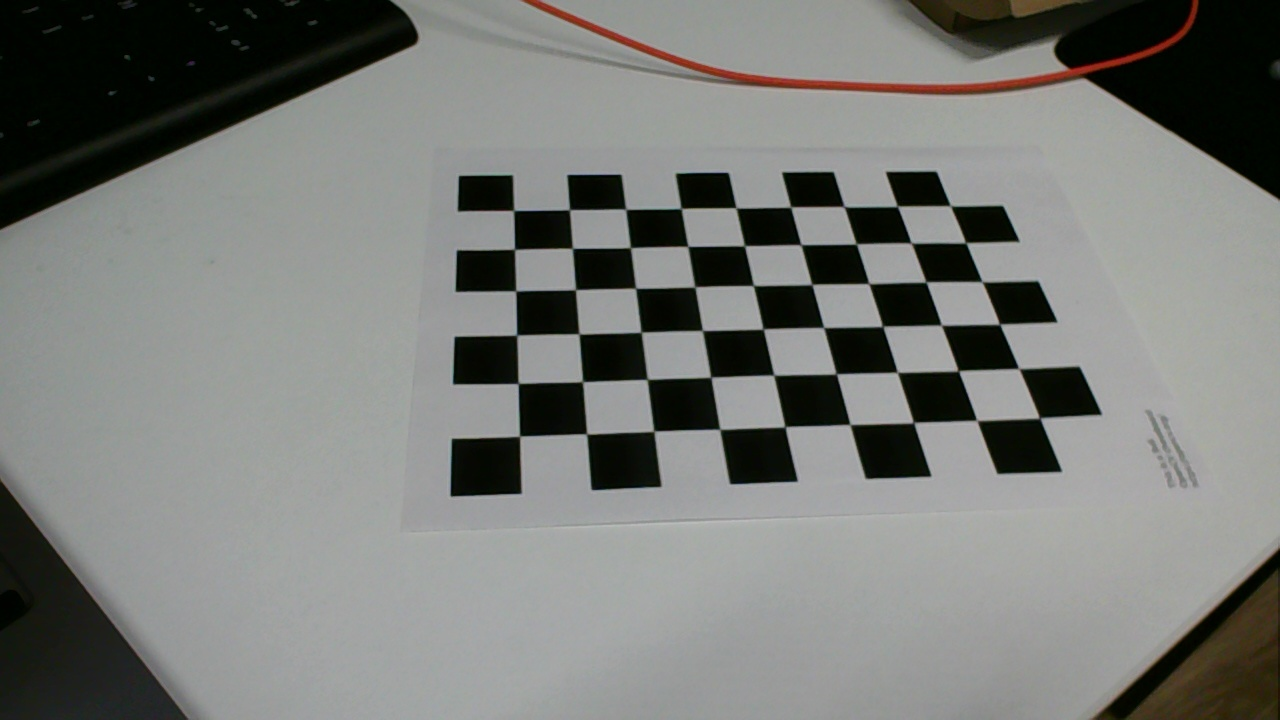
#> input picture calibration_data/images/left_004.jpg, 1280 x 720 px, given in place of the camera
$ python calibration.py   (older library calls are emulated)
#> lines starting #> are read from the running program, lines starting #| are printed output that depends on the picture; after the words box and inside, x2 and y2 are one past the last pixel; in counts of white or black regions, pixels touching at a corner belong together
#> the answer given: 1
### camera_test.py
#!/usr/bin/env python3
"""
camera_test.py — Тест USB стереокамеры.

Автоматически определяет разрешение, FPS и показывает
разделённые Left/Right кадры для визуальной проверки.
"""

import cv2
import sys
import time
import numpy as np


# Доступные разрешения стереокамер (side-by-side)
STEREO_RESOLUTIONS = {
    "hd":  (2560, 720),   # 1280×720 на глаз
    "fhd": (3840, 1080),  # 1920×1080 на глаз
}


def ask_resolution():
    """
    Интерактивный выбор разрешения стереокамеры.

    Returns:
        (width, height) — side-by-side разрешение
    """
    print("\n📺 Выберите разрешение стереокамеры:")
    print("   [1] HD   (1280×720  на глаз, side-by-side 2560×720)")
    print("   [2] FHD  (1920×1080 на глаз, side-by-side 3840×1080)")

    while True:
        try:
            choice = input("   Ваш выбор (1/2): ").strip()
            if choice == "1":
                res = STEREO_RESOLUTIONS["hd"]
                print(f"   ✅ Выбрано: HD ({res[0]}×{res[1]})")
                return res
            elif choice == "2":
                res = STEREO_RESOLUTIONS["fhd"]
                print(f"   ✅ Выбрано: FHD ({res[0]}×{res[1]})")
                return res
            else:
                print("   ⚠️  Введите 1 или 2")
        except (EOFError, KeyboardInterrupt):
            print("\n   Используется HD по умолчанию")
            return STEREO_RESOLUTIONS["hd"]
#> this loop made 1 pass; the answer given on pass 1: 1


def find_stereo_camera(preferred_index=None, resolution=None):
    """
    Поиск подключённой стереокамеры среди доступных устройств.

    Args:
        preferred_index: Если указан, пробуем этот индекс первым
        resolution: (width, height) side-by-side разрешение.
                    Если None — спрашивает интерактивно.

    Returns:
        (cap, index, resolution) или (None, -1, None)
    """
    if resolution is None:
        resolution = ask_resolution()

    res_w, res_h = resolution
    print(f"\n🔍 Поиск стереокамеры ({res_w}×{res_h})...")

    # Если указан конкретный индекс — пробуем его
    if preferred_index is not None:
        cap = cv2.VideoCapture(preferred_index)
        if cap.isOpened():
            cap.set(cv2.CAP_PROP_FOURCC, cv2.VideoWriter_fourcc(*"MJPG"))
            cap.set(cv2.CAP_PROP_FRAME_WIDTH, res_w)
            cap.set(cv2.CAP_PROP_FRAME_HEIGHT, res_h)
            ret, frame = cap.read()
            if ret and frame is not None:
                h, w = frame.shape[:2]
                print(f"  ✅ Камера #{preferred_index}: {w}×{h}")
                return cap, preferred_index, resolution
        if cap.isOpened():
            cap.release()

    # Сканируем все камеры
    cameras = []
    stereo_candidate = None

    for index in range(10):
        cap = cv2.VideoCapture(index)
        if not cap.isOpened():
            # На macOS, если камера не открылась — дальше тоже не будет
            if index > 1 and not cameras:
                break
            continue

        # Пробуем установить MJPG и разрешение стерео
        cap.set(cv2.CAP_PROP_FOURCC, cv2.VideoWriter_fourcc(*"MJPG"))
        cap.set(cv2.CAP_PROP_FRAME_WIDTH, res_w)
        cap.set(cv2.CAP_PROP_FRAME_HEIGHT, res_h)

        ret, frame = cap.read()
#> frame is the input picture: shape (720, 1280, 3); mean B, G, R 119.6, 123, 121.3
        if ret and frame is not None:
            h, w = frame.shape[:2]
#> h = 720; w = 1280
            ratio = w / h if h > 0 else 0
#> ratio = 1.78
            cameras.append({"index": index, "width": w, "height": h, "ratio": ratio, "cap": cap})
            print(f"  📷 Камера #{index}: {w}×{h} (ratio {ratio:.2f})")
#|   📷 Камера #0: 1280×720 (ratio 1.78)

            # Стереокамера side-by-side: ширина > 2.5 × высота
            if ratio > 2.5 and stereo_candidate is None:
                stereo_candidate = cameras[-1]
                # Нашли стерео — хватит сканировать
                break
        else:
            cap.release()

    # Если нашли настоящую стерео — используем её
    if stereo_candidate is not None:
        # Освобождаем остальные камеры
        for cam in cameras:
            if cam["index"] != stereo_candidate["index"]:
                cam["cap"].release()
        print(f"\n  ✅ Найдена стереокамера на индексе {stereo_candidate['index']}")
        return stereo_candidate["cap"], stereo_candidate["index"], resolution

    # Стерео не найдена — предлагаем выбрать вручную
    if cameras:
        print(f"\n  ⚠️  Стереокамера (ratio > 2.5) не найдена автоматически.")
        print(f"  Убедитесь, что USB стереокамера подключена.")
        print(f"\n  Доступные камеры:")
        for cam in cameras:
            marker = " ← вероятно встроенная" if cam["ratio"] < 2.0 else ""
            print(f"    [{cam['index']}] {cam['width']}×{cam['height']} (ratio {cam['ratio']:.2f}){marker}")

        try:
            choice = input(f"\n  Выберите индекс камеры (или Enter для отмены): ").strip()
#> the answer given: 1
            if choice:
                chosen_idx = int(choice)
                for cam in cameras:
                    if cam["index"] == chosen_idx:
                        # Освобождаем остальные
                        for other in cameras:
                            if other["index"] != chosen_idx:
                                other["cap"].release()
                        return cam["cap"], cam["index"], resolution
        except (ValueError, EOFError):
            pass

        # Освобождаем все камеры
        for cam in cameras:
            cam["cap"].release()

    return None, -1, None


# [93 lines left out: functions test_camera, main, not called in this run]


# [2 lines that do not run on import are left out]

### calibration.py
#!/usr/bin/env python3
"""
calibration.py — Калибровка стереокамеры.

Этапы:
1. Захват пар изображений шахматной доски
2. Нахождение углов и sub-pixel уточнение
3. Калибровка каждой камеры (intrinsic)
4. Стерео-калибровка (extrinsic: R, T)
5. Ректификация (stereoRectify)
6. Сохранение remap-карт в .npz
"""

import cv2
import numpy as np
import os
import sys
import glob
import time


# --- Конфигурация ---
CHECKERBOARD = (9, 6)  # Внутренние углы шахматной доски (cols, rows)
SQUARE_SIZE_MM = 25.0  # Размер клетки в мм (измерьте свою доску!)

CALIBRATION_DIR = "calibration_data"
IMAGES_DIR = os.path.join(CALIBRATION_DIR, "images")
RESULTS_FILE = os.path.join(CALIBRATION_DIR, "stereo_calibration.npz")

MIN_PAIRS = 15  # Минимальное кол-во пар для калибровки


def setup_directories():
    """Создаёт необходимые директории."""
    os.makedirs(IMAGES_DIR, exist_ok=True)
    print(f"📁 Директория калибровки: {CALIBRATION_DIR}")


def capture_calibration_images():
    """
    Интерактивный захват пар изображений для калибровки.
    Нажмите SPACE для захвата, Q для завершения.
    """
    from camera_test import find_stereo_camera

    cap, index, resolution = find_stereo_camera()
    if cap is None:
        print("❌ Стереокамера не найдена!")
        sys.exit(1)

    width = int(cap.get(cv2.CAP_PROP_FRAME_WIDTH))
    height = int(cap.get(cv2.CAP_PROP_FRAME_HEIGHT))
    mid = width // 2

    pair_count = len(glob.glob(os.path.join(IMAGES_DIR, "left_*.jpg")))
    print(f"\n📸 Захват калибровочных изображений")
    print(f"   Уже есть пар: {pair_count}")
    print(f"   Минимум нужно: {MIN_PAIRS}")
    print(f"   Шахматная доска: {CHECKERBOARD[0]}×{CHECKERBOARD[1]} внутр. углов")
    print(f"\n   SPACE — захват пары")
    print(f"   Q — завершить захват\n")

    criteria = (cv2.TERM_CRITERIA_EPS + cv2.TERM_CRITERIA_MAX_ITER, 30, 0.001)

    while True:
        ret, frame = cap.read()
        if not ret:
            break

        left = frame[:, :mid]
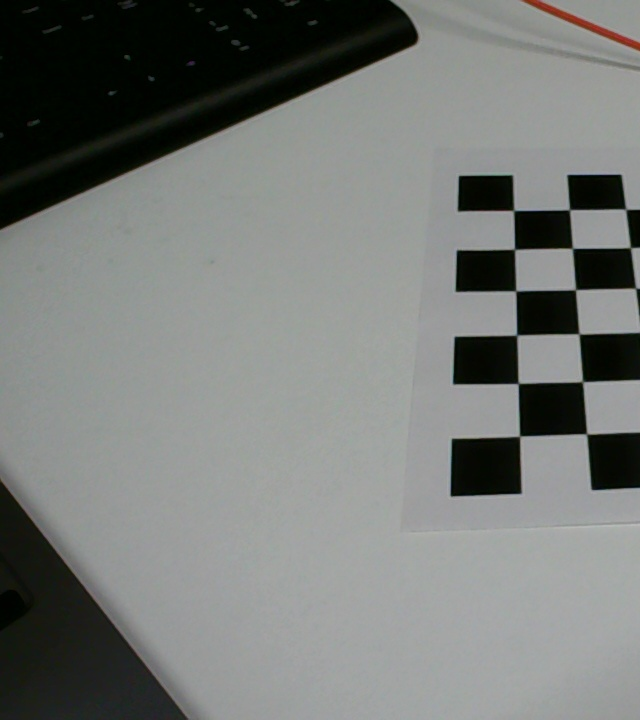
#> left: shape (720, 640, 3); mean B, G, R 118.8, 121.6, 118.7
        right = frame[:, mid:]
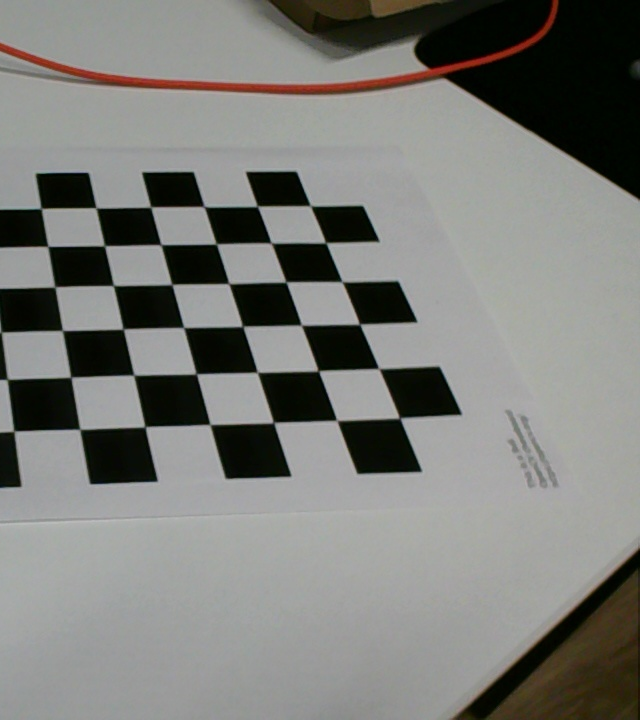
#> right: shape (720, 640, 3); mean B, G, R 120.3, 124.3, 123.8

        # Показываем кадры с подсказками
        display = frame.copy()

        # Пробуем найти шахматную доску для визуальной обратной связи
        gray_l = cv2.cvtColor(left, cv2.COLOR_BGR2GRAY)
        gray_r = cv2.cvtColor(right, cv2.COLOR_BGR2GRAY)
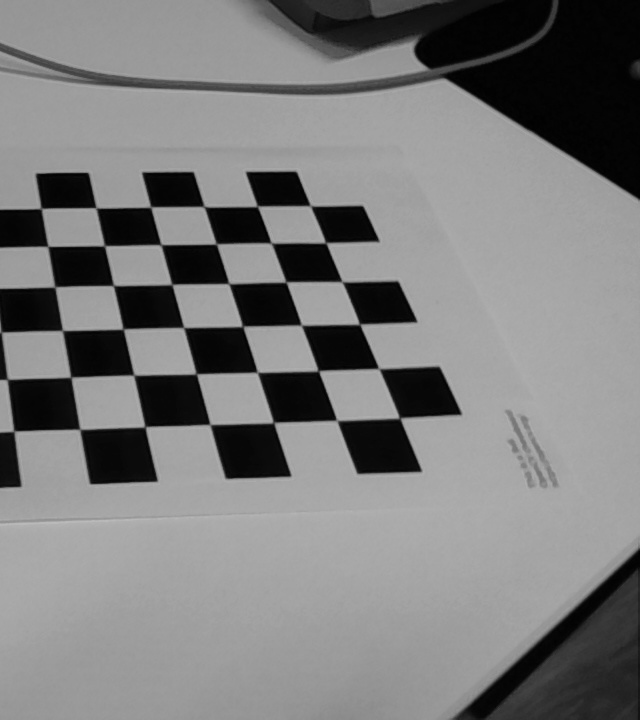
#> gray_r: shape (720, 640); min 0, max 188, mean 123.7

        found_l, corners_l = cv2.findChessboardCorners(gray_l, CHECKERBOARD, None)
        found_r, corners_r = cv2.findChessboardCorners(gray_r, CHECKERBOARD, None)

        if found_l:
            cv2.drawChessboardCorners(display[:, :mid], CHECKERBOARD, corners_l, found_l)
        if found_r:
            cv2.drawChessboardCorners(display[:, mid:], CHECKERBOARD, corners_r, found_r)

        # Индикатор статуса
        status_color = (0, 255, 0) if (found_l and found_r) else (0, 0, 255)
        status_text = "READY" if (found_l and found_r) else "NO BOARD"
        cv2.putText(display, f"Pairs: {pair_count}/{MIN_PAIRS} | {status_text}",
                    (10, 30), cv2.FONT_HERSHEY_SIMPLEX, 0.8, status_color, 2)
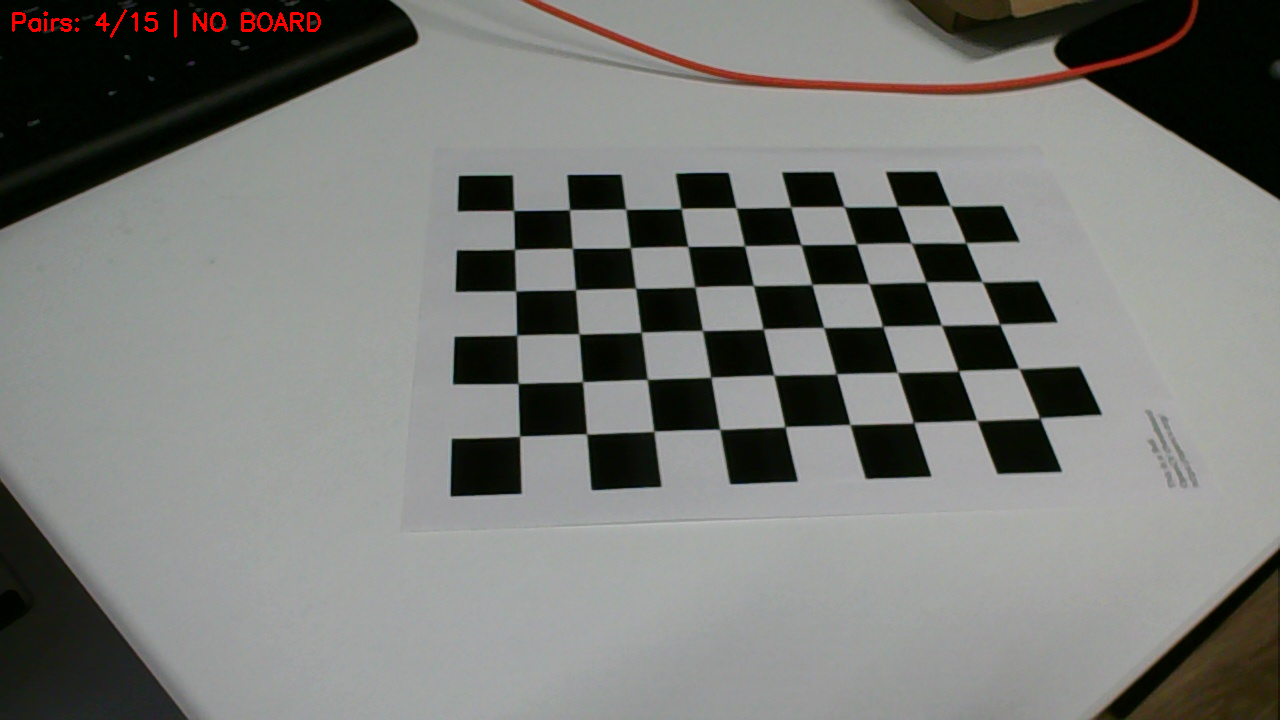
#> display: shape (720, 1280, 3); 0.22% of pixels changed, all inside (x1, y1, x2, y2) = (12, 9, 321, 38)

        # Масштабируем для отображения
        scale = min(1.0, 1280.0 / width)
        if scale < 1.0:
            display = cv2.resize(display, None, fx=scale, fy=scale)

        cv2.imshow("Calibration Capture", display)

        key = cv2.waitKey(1) & 0xFF
#> (key q is pressed here)
        if key == ord('q'):
            break
        elif key == ord(' '):
            if found_l and found_r:
                # Сохраняем пару
                cv2.imwrite(os.path.join(IMAGES_DIR, f"left_{pair_count:03d}.jpg"), left)
                cv2.imwrite(os.path.join(IMAGES_DIR, f"right_{pair_count:03d}.jpg"), right)
                pair_count += 1
                print(f"  ✅ Пара #{pair_count} сохранена")
            else:
                print(f"  ⚠️  Шахматная доска не найдена в обоих кадрах!")

    cap.release()
    cv2.destroyAllWindows()

    print(f"\n📊 Захвачено пар: {pair_count}")
    if pair_count < MIN_PAIRS:
        print(f"⚠️  Рекомендуется минимум {MIN_PAIRS} пар для хорошей калибровки!")

    return pair_count


# [221 lines left out: functions calibrate_stereo, verify_calibration, not called in this run]


def main():
    setup_directories()

    print("\n📋 Калибровка стереокамеры")
    print("=" * 40)
    print("1. Захват калибровочных изображений")
    print("2. Выполнить калибровку (по сохранённым)")
    print("3. Проверить ректификацию")
    print("=" * 40)

    choice = input("\nВыберите действие (1/2/3): ").strip()

    if choice == "1":
        capture_calibration_images()
    elif choice == "2":
        calibrate_stereo()
    elif choice == "3":
        verify_calibration()
    else:
        print("Неверный выбор!")


if __name__ == "__main__":
    main()
